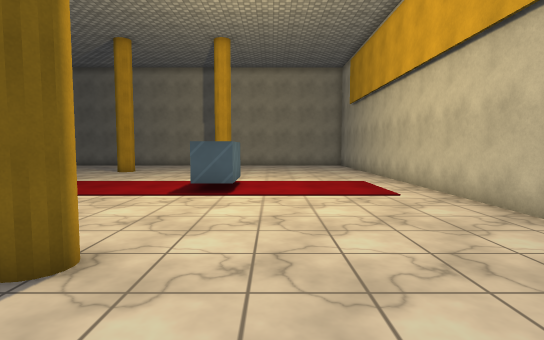
View 1 (above)

17 first-person views from a walk through a 3-D level made in the Unity game engine. The camera is 1.5 m above the floor, tilts 4° down and sees 80° across. The floor is counted in squares, 1 m on a side. Each view is taken from the middle of a square. On the plan, view 1 faces up. The plan holds only what a view shows up to about 15 squares ahead; the rest is blank. The player character is not drawn. Surface patterns are stand-ins for the level's own textures.

View 2
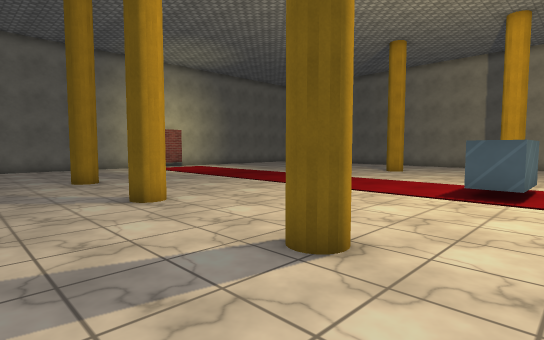

View 3
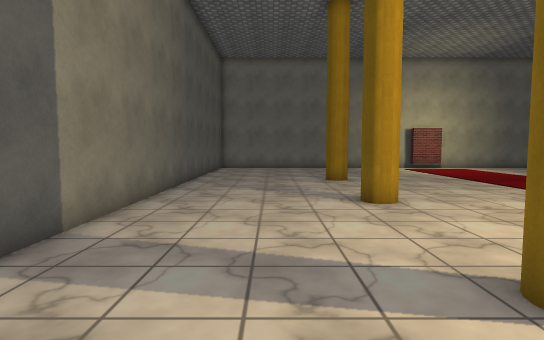

View 4
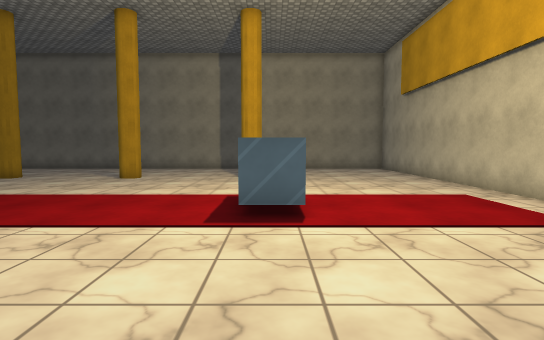

View 5
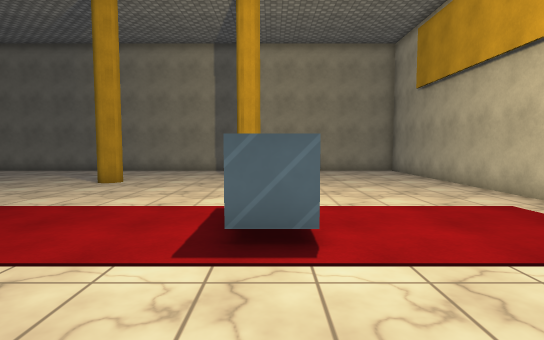

View 6
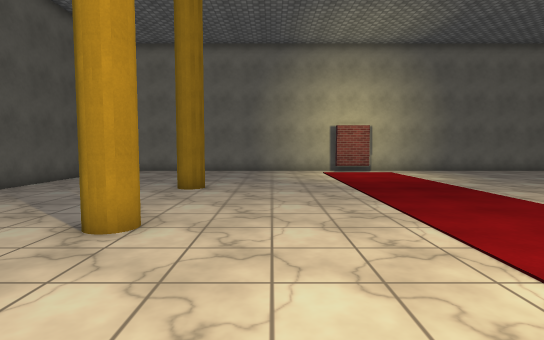

View 7
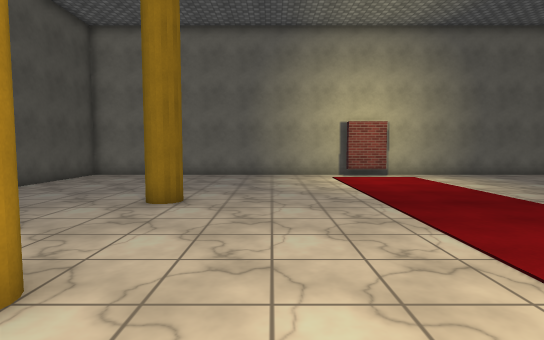

View 8
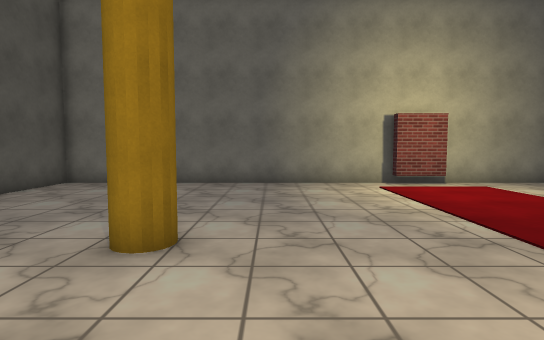

View 9
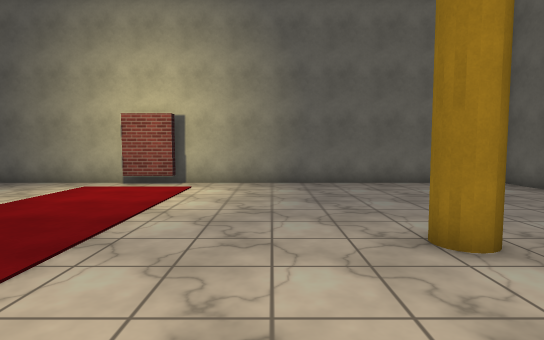

View 10
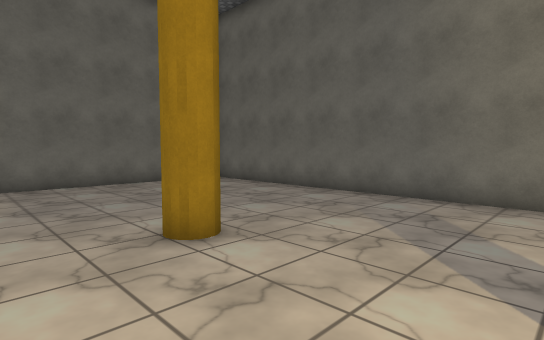

View 11
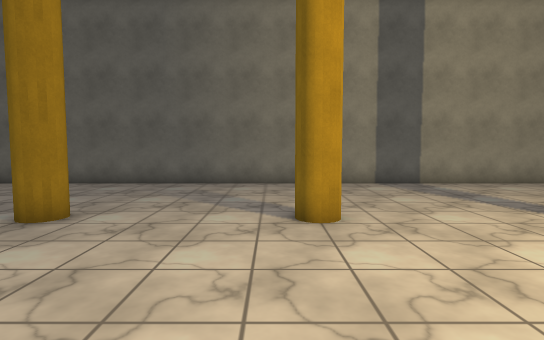

View 12
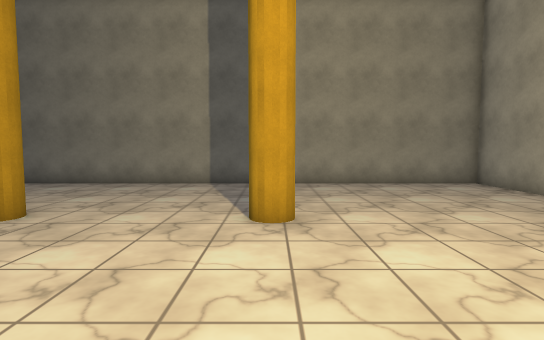

View 13
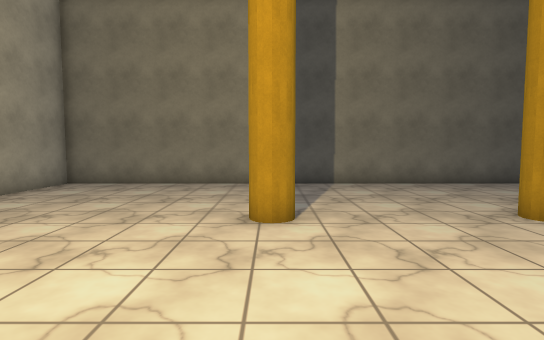

View 14
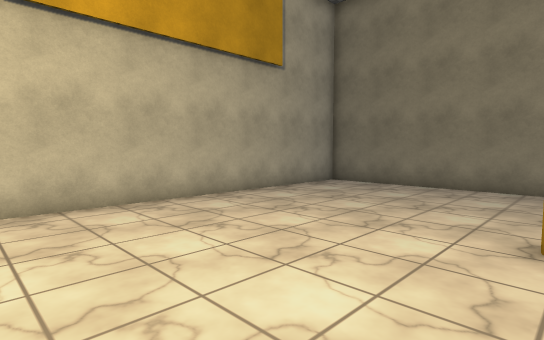

View 15
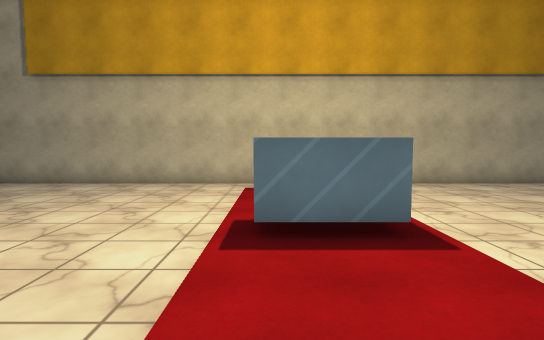

View 16
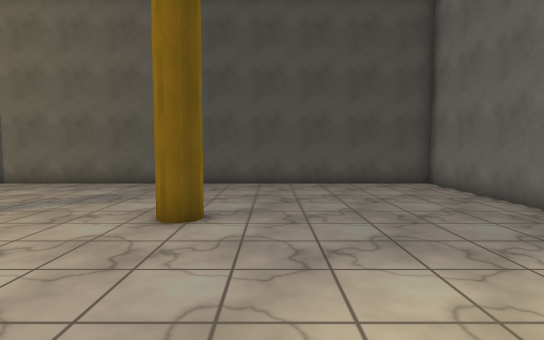

View 17
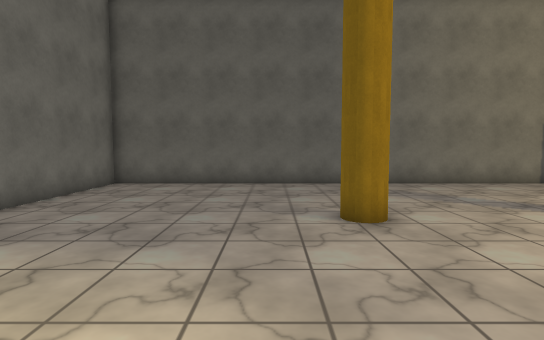

### Floor plan
Key: @ floor where view 1 was taken; # wall or solid block; . floor; O other object.
Columns run from 24 left of view 1 to 6 right of it. Each row starts with its distance up from view 1.
 27 ###############################
 26 #.............................#
 25 #.............................#
 24 #.............................#
 23 #.............................#
 22 #.............................#
 21 #.............................#
 20 #........#.....#.....#........#
 19 #.............................#
 18 #.............................#
 17 #.............................#
 16 #.............................#
 15 #.............................#
 14 #.............................#
 13 ##....................O.......#
 12 ##....................O.......#
 11 ##....................O.......#
 10 #.............................#
  9 #.............................#
  8 #.............................#
  7 #.............................#
  6 #.............................#
  5 #.............................#
  4 #........#.....#.....#........#
  3 #.............................#
  2 #.............................#
  1 #.............................#
  0 #.......................@.....#
 -1 #.............................#
 -2 #.............................#
 -3 ###############################

Where each view was taken, in squares from view 1:
view 1: 0 up, 0 right, facing up
view 2: 0 up, 0 right, facing up-left
view 3: 1 up, 0 right, facing left
view 4: 4 up, 2 left, facing up
view 5: 6 up, 2 left, facing up
view 6: 7 up, 3 left, facing left
view 7: 7 up, 6 left, facing left
view 8: 6 up, 10 left, facing left
view 9: 17 up, 10 left, facing left
view 10: 17 up, 10 left, facing up-left
view 11: 13 up, 10 left, facing up
view 12: 13 up, 3 left, facing up
view 13: 11 up, 3 left, facing down
view 14: 10 up, 3 left, facing down-right
view 15: 13 up, 8 left, facing right
view 16: 11 up, 17 left, facing down
view 17: 13 up, 17 left, facing up
